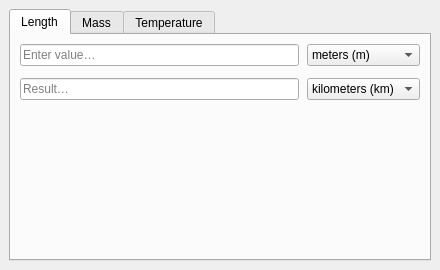
<?xml version="1.0" encoding="UTF-8"?>
<ui version="4.0">
 <class>MainWindow</class>
 <widget class="QMainWindow" name="MainWindow">
  <property name="geometry">
   <rect><x>0</x><y>0</y><width>440</width><height>270</height></rect>
  </property>
  <property name="minimumSize">
   <size><width>360</width><height>230</height></size>
  </property>
  <property name="windowTitle"><string>Converter</string></property>

  <widget class="QWidget" name="centralwidget">
   <layout class="QVBoxLayout" name="centralLayout">
    <property name="contentsMargins">
     <number>8</number><number>8</number><number>8</number><number>8</number>
    </property>

    <item>
     <widget class="QTabWidget" name="tabWidget">
      <property name="currentIndex"><number>0</number></property>

      <!-- ===== LENGTH ===== -->
      <widget class="QWidget" name="tabLength">
       <attribute name="title"><string>Length</string></attribute>
       <layout class="QVBoxLayout" name="lengthLayout">
        <property name="contentsMargins">
         <number>12</number><number>14</number><number>12</number><number>14</number>
        </property>
        <property name="spacing"><number>12</number></property>
        <item>
         <layout class="QHBoxLayout" name="lengthTopRow">
          <property name="spacing"><number>8</number></property>
          <item>
           <widget class="QLineEdit" name="lengthEditTop">
            <property name="placeholderText"><string>Enter value…</string></property>
            <property name="sizePolicy">
             <sizepolicy hsizetype="Expanding" vsizetype="Fixed">
              <horstretch>1</horstretch><verstretch>0</verstretch>
             </sizepolicy>
            </property>
           </widget>
          </item>
          <item>
           <widget class="QComboBox" name="lengthComboTopUnit">
            <property name="minimumWidth"><number>150</number></property>
            <item><property name="text"><string>meters (m)</string></property></item>
            <item><property name="text"><string>kilometers (km)</string></property></item>
            <item><property name="text"><string>inches (in)</string></property></item>
            <item><property name="text"><string>feet (ft)</string></property></item>
            <item><property name="text"><string>miles (mi)</string></property></item>
           </widget>
          </item>
         </layout>
        </item>
        <item>
         <layout class="QHBoxLayout" name="lengthBottomRow">
          <property name="spacing"><number>8</number></property>
          <item>
           <widget class="QLineEdit" name="lengthEditBottom">
            <property name="placeholderText"><string>Result…</string></property>
            <property name="sizePolicy">
             <sizepolicy hsizetype="Expanding" vsizetype="Fixed">
              <horstretch>1</horstretch><verstretch>0</verstretch>
             </sizepolicy>
            </property>
           </widget>
          </item>
          <item>
           <widget class="QComboBox" name="lengthComboBottomUnit">
            <property name="minimumWidth"><number>150</number></property>
            <item><property name="text"><string>kilometers (km)</string></property></item>
            <item><property name="text"><string>meters (m)</string></property></item>
            <item><property name="text"><string>inches (in)</string></property></item>
            <item><property name="text"><string>feet (ft)</string></property></item>
            <item><property name="text"><string>miles (mi)</string></property></item>
           </widget>
          </item>
         </layout>
        </item>
        <item>
         <spacer>
          <property name="orientation"><enum>Qt::Vertical</enum></property>
          <property name="sizeHint" stdset="0"><size><width>0</width><height>0</height></size></property>
         </spacer>
        </item>
       </layout>
      </widget>

      <!-- ===== MASS ===== -->
      <widget class="QWidget" name="tabMass">
       <attribute name="title"><string>Mass</string></attribute>
       <layout class="QVBoxLayout" name="massLayout">
        <property name="contentsMargins">
         <number>12</number><number>14</number><number>12</number><number>14</number>
        </property>
        <property name="spacing"><number>12</number></property>
        <item>
         <layout class="QHBoxLayout" name="massTopRow">
          <property name="spacing"><number>8</number></property>
          <item>
           <widget class="QLineEdit" name="massEditTop">
            <property name="placeholderText"><string>Enter value…</string></property>
            <property name="sizePolicy">
             <sizepolicy hsizetype="Expanding" vsizetype="Fixed">
              <horstretch>1</horstretch><verstretch>0</verstretch>
             </sizepolicy>
            </property>
           </widget>
          </item>
          <item>
           <widget class="QComboBox" name="massComboTopUnit">
            <property name="minimumWidth"><number>150</number></property>
            <item><property name="text"><string>kilograms (kg)</string></property></item>
            <item><property name="text"><string>pounds (lb)</string></property></item>
            <item><property name="text"><string>ounces (oz)</string></property></item>
           </widget>
          </item>
         </layout>
        </item>
        <item>
         <layout class="QHBoxLayout" name="massBottomRow">
          <property name="spacing"><number>8</number></property>
          <item>
           <widget class="QLineEdit" name="massEditBottom">
            <property name="placeholderText"><string>Result…</string></property>
            <property name="sizePolicy">
             <sizepolicy hsizetype="Expanding" vsizetype="Fixed">
              <horstretch>1</horstretch><verstretch>0</verstretch>
             </sizepolicy>
            </property>
           </widget>
          </item>
          <item>
           <widget class="QComboBox" name="massComboBottomUnit">
            <property name="minimumWidth"><number>150</number></property>
            <item><property name="text"><string>pounds (lb)</string></property></item>
            <item><property name="text"><string>kilograms (kg)</string></property></item>
            <item><property name="text"><string>ounces (oz)</string></property></item>
           </widget>
          </item>
         </layout>
        </item>
        <item>
         <spacer>
          <property name="orientation"><enum>Qt::Vertical</enum></property>
          <property name="sizeHint" stdset="0"><size><width>0</width><height>0</height></size></property>
         </spacer>
        </item>
       </layout>
      </widget>

      <!-- ===== TEMPERATURE ===== -->
      <widget class="QWidget" name="tabTemperature">
       <attribute name="title"><string>Temperature</string></attribute>
       <layout class="QVBoxLayout" name="tempLayout">
        <property name="contentsMargins">
         <number>12</number><number>14</number><number>12</number><number>14</number>
        </property>
        <property name="spacing"><number>12</number></property>
        <item>
         <layout class="QHBoxLayout" name="tempTopRow">
          <property name="spacing"><number>8</number></property>
          <item>
           <widget class="QLineEdit" name="tempEditTop">
            <property name="placeholderText"><string>Enter value…</string></property>
            <property name="sizePolicy">
             <sizepolicy hsizetype="Expanding" vsizetype="Fixed">
              <horstretch>1</horstretch><verstretch>0</verstretch>
             </sizepolicy>
            </property>
           </widget>
          </item>
          <item>
           <widget class="QComboBox" name="tempComboTopUnit">
            <property name="minimumWidth"><number>150</number></property>
            <item><property name="text"><string>Celsius (°C)</string></property></item>
            <item><property name="text"><string>Fahrenheit (°F)</string></property></item>
            <item><property name="text"><string>Kelvin (K)</string></property></item>
           </widget>
          </item>
         </layout>
        </item>
        <item>
         <layout class="QHBoxLayout" name="tempBottomRow">
          <property name="spacing"><number>8</number></property>
          <item>
           <widget class="QLineEdit" name="tempEditBottom">
            <property name="placeholderText"><string>Result…</string></property>
            <property name="sizePolicy">
             <sizepolicy hsizetype="Expanding" vsizetype="Fixed">
              <horstretch>1</horstretch><verstretch>0</verstretch>
             </sizepolicy>
            </property>
           </widget>
          </item>
          <item>
           <widget class="QComboBox" name="tempComboBottomUnit">
            <property name="minimumWidth"><number>150</number></property>
            <item><property name="text"><string>Fahrenheit (°F)</string></property></item>
            <item><property name="text"><string>Celsius (°C)</string></property></item>
            <item><property name="text"><string>Kelvin (K)</string></property></item>
           </widget>
          </item>
         </layout>
        </item>
        <item>
         <spacer>
          <property name="orientation"><enum>Qt::Vertical</enum></property>
          <property name="sizeHint" stdset="0"><size><width>0</width><height>0</height></size></property>
         </spacer>
        </item>
       </layout>
      </widget>

     </widget>
    </item>
   </layout>
  </widget>
 </widget>
 <resources/>
 <connections/>
</ui>
